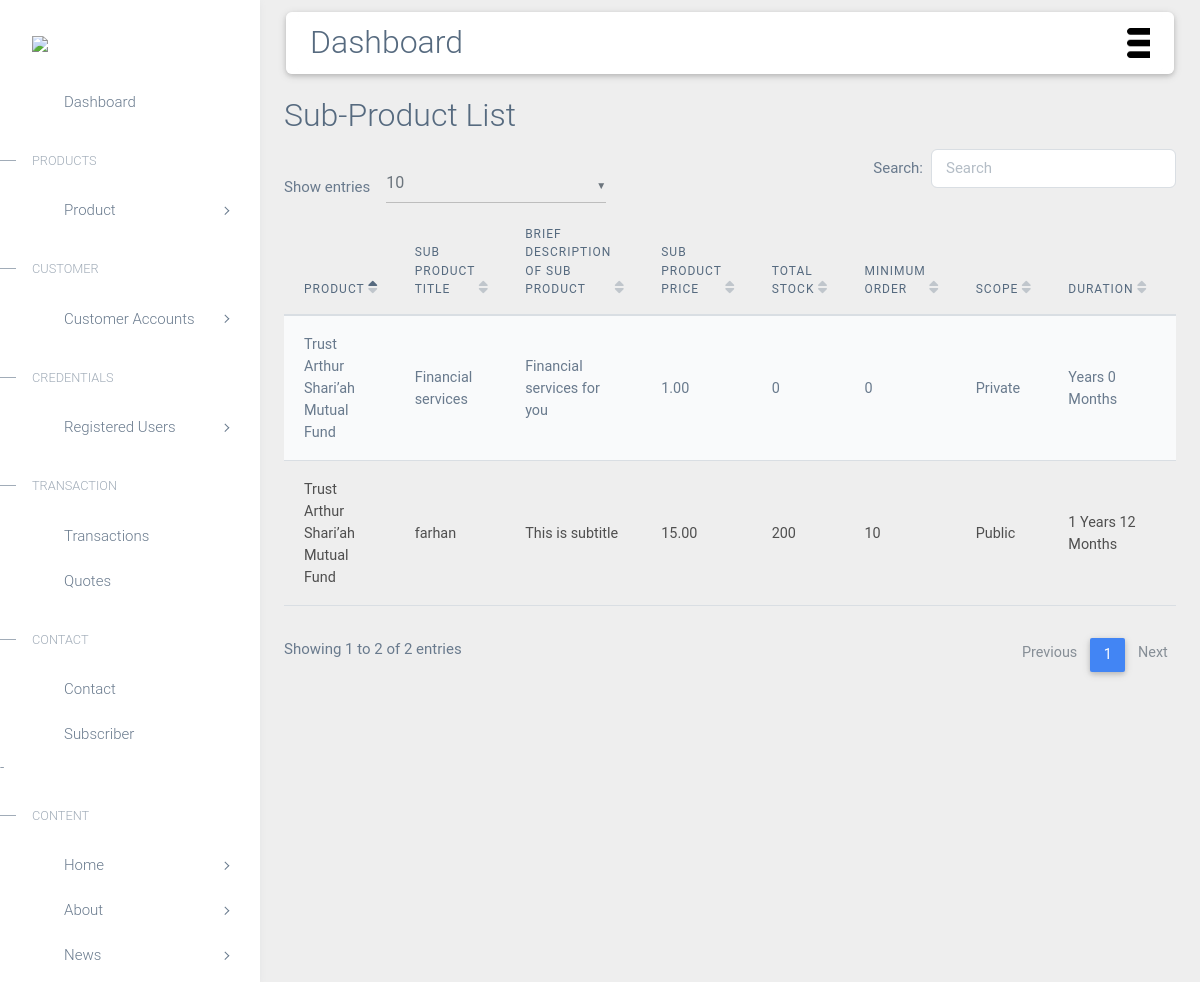
The page /devadmin/subproductlist/ on the database as committed earlier.
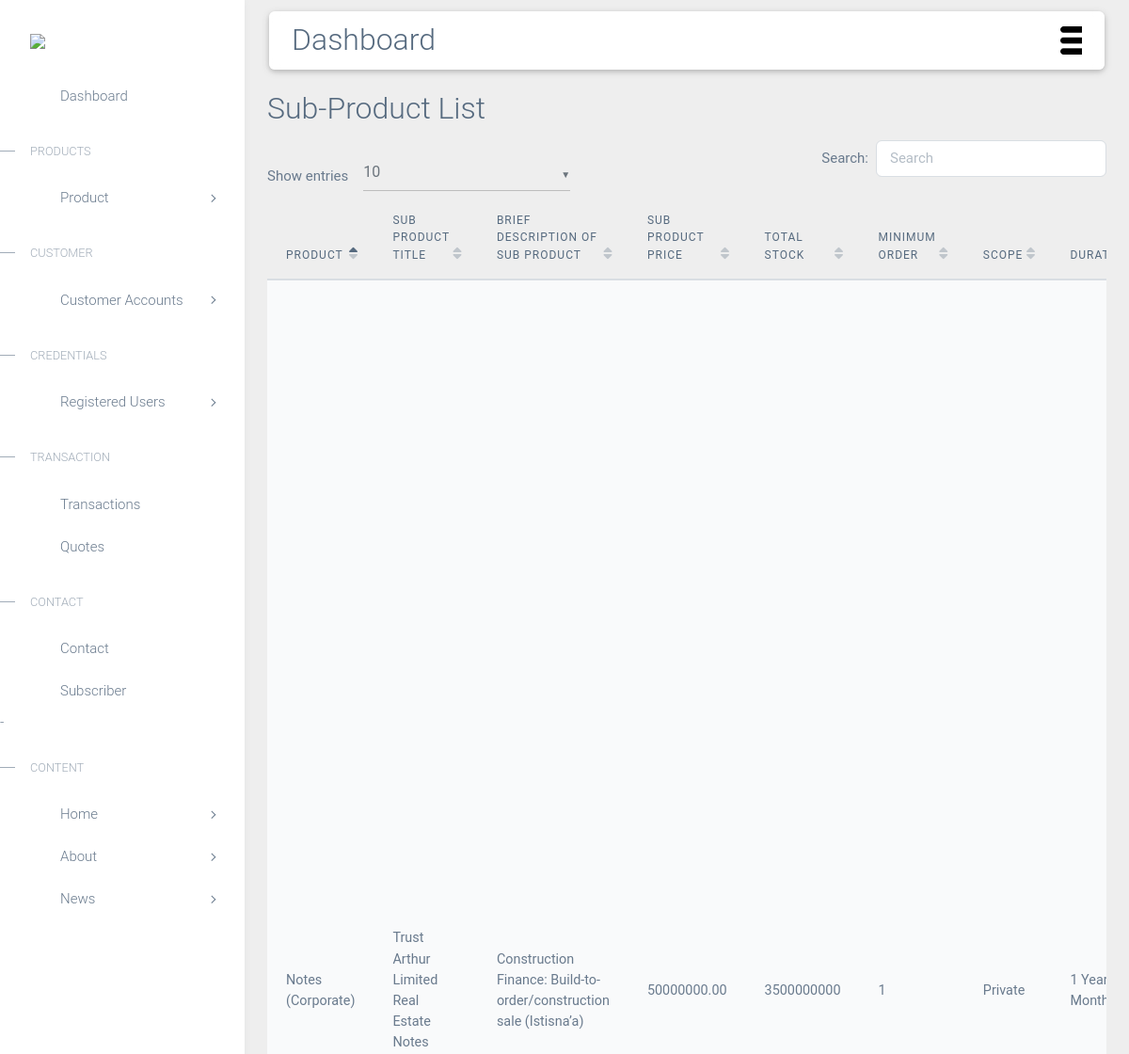
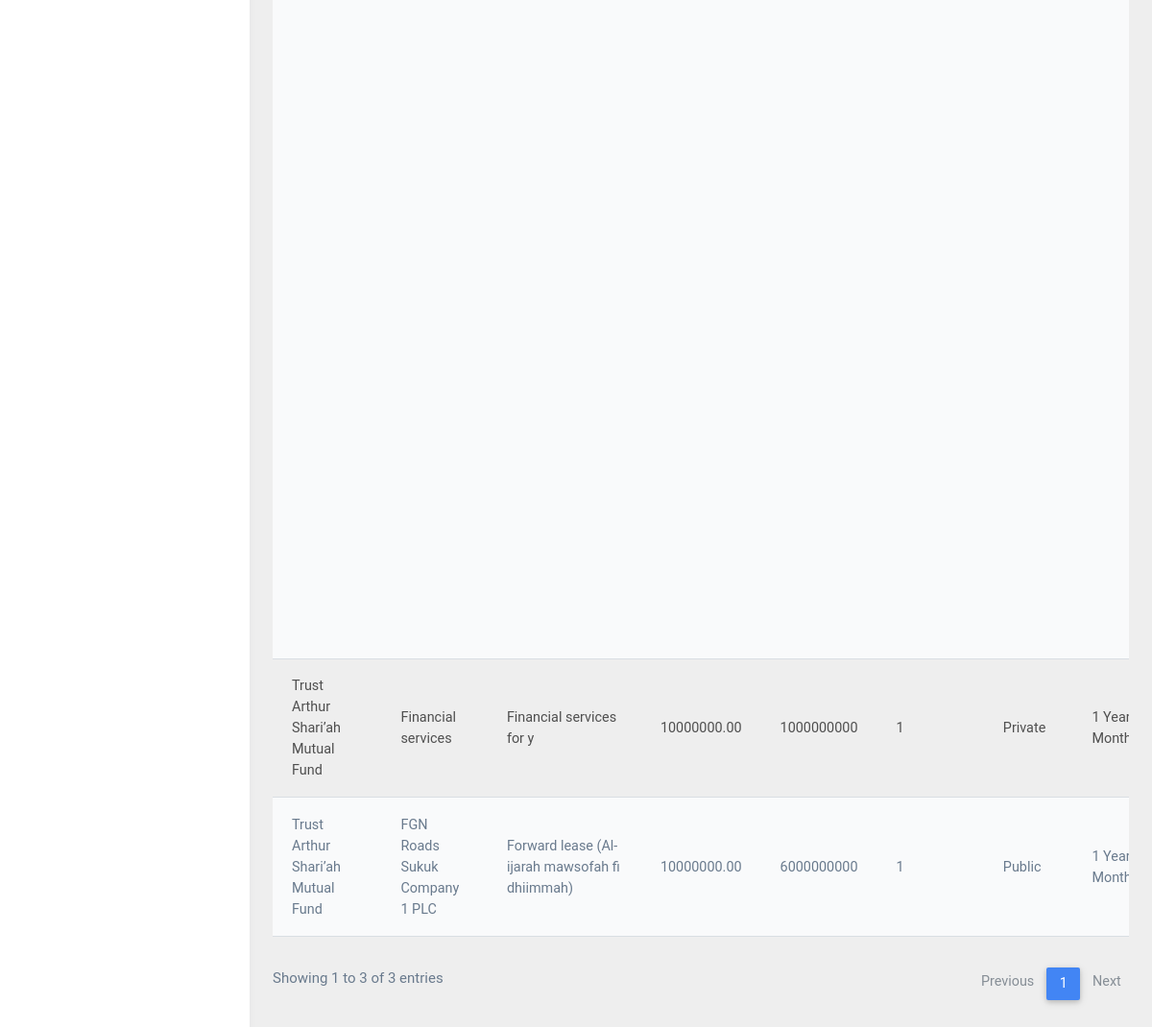
The same page on the database as committed later (2 pictures, top to bottom).
### accounts/models.py (models this page shows, shortened)
class SubProduct(models.Model):
 try:
    product = models.ForeignKey(Product, on_delete=models.CASCADE)
    sub_title = models.CharField(max_length=200)
    sub_title2 = models.CharField(max_length=200)
    duration_year = models.CharField(max_length=200,default='None')
    duration_month = models.CharField(max_length=200,default='None')
    selling_price = models.IntegerField()
    Principle = models.IntegerField()
    Rate = models.IntegerField()
    Date = models.DateField()
    benifits = models.TextField(default='None')
    plan_feature = models.TextField(default='None')
    sub_product_image = models.ImageField(upload_to='subproductpic')
    Total_S = models.FloatField(default='None')
    Minemun_O = models.FloatField(default='None')
    Scope =  models.TextField()
    Assign = models.CharField(max_length=200)
    def str(self):
        return str(self.id)
 except Exception as e:
    print(e)

class Product(models.Model):
    typeofuser = models.CharField(choices= CATEGORY_CHOICES, max_length=200)
    title = models.CharField(max_length=200)
    title2 = models.CharField(max_length=200)
    product_image = models.ImageField(upload_to='productpic')

### accounts/views.py (the view)
# urls.py: path('devadmin/subproductlist/', views.adminsubproductlist, name='adminsubproductlist'),
def adminsubproductlist(request):
    subproduct = SubProduct.objects.all()
    return render(request, 'devadmin/adminsubproductlist.html',{'subproduct':subproduct})

### accounts/templates/devadmin/adminsubproductlist.html (shortened to what this page needs)
{% extends 'devadmin/base.html' %}
{% load static %}
{% block main-content %}
<link rel="stylesheet" href="https://use.fontawesome.com/releases/v5.8.2/css/all.css">
<link rel="stylesheet" href="{% static 'devadmin/css/addons/mdb.min.css' %}" />
<link rel="stylesheet" href="{% static 'devadmin/css/addons/datatables.min.css' %}" />
<link rel="stylesheet" href="{% static 'devadmin/css/addons/datatables-select.min.css' %}" />
<div class="m-4"  >
    <h2 class=""> Sub-Product List</h2>
 <div  style="overflow-x:auto;">
   <table id="dtMaterialDesignExample" class="table table-striped">
     <thead>
        <tr>
            <th>Product</th>
            <th>Sub Product Title</th>
            <th>Brief Description of Sub product</th>
            <th>Sub Product Price</th>
            <th>Total Stock</th>
            <th>Minimum Order</th>
            <th>Scope</th>
            <th>Duration</th>
            <th>Benifits</th>
        </tr>
     </thead>
     <tbody>
        {% if subproduct %}
        {% for i in subproduct %}
        <tr>
            <td>{{i.product.title}}</td>
            <td>{{i.sub_title}}</td>
            <td>{{i.sub_title2}}</td>
            <td>{{i.selling_price|floatformat:2}}</td>
            <td>{{i.Total_S}}</td>
            <td>{{i.Minemun_O}}</td>
            <td>{{i.Scope}}</td>
            <td>{{i.duration_year}} Years {{i.duration_month}} Months</td>
            <td>{{i.benifits|linebreaks}}</td>
        </tr>
        {% endfor %}
        {% endif %}
     </tbody>
   </table>
 </div>
</div>
{% endblock main-content %}

Rows that differ between the two databases and show on the page:
removed SubProduct: product "Trust Arthur Shari’ah Mutual Fund", sub_title "Financial services", sub_title2 "Financial services for you", selling_price "1.00", Total_S "0", Minemun_O "0", Scope "Private", duration_month "0"
changed SubProduct: sub_title "farhan" → "Financial services"; sub_title2 "This is subtitle" → "Financial services for y"; selling_price "15.00" → "10000000.00"; Total_S "200" → "1000000000"; Minemun_O "10" → "1"; Scope "Public" → "Private"; duration_month "12" → (not shown)
added SubProduct: product "Trust Arthur Shari’ah Mutual Fund", sub_title "FGN Roads Sukuk Company 1 PLC", sub_title2 "Forward lease (Al-ijarah mawsofah fi dhiimmah)", selling_price "10000000.00", Total_S "6000000000", Minemun_O "1", Scope "Public", duration_year "1"
added SubProduct: product "Notes (Corporate)", sub_title "Trust Arthur Limited Real Estate Notes", sub_title2 "Construction Finance: Build-to-order/construction sale (Istisna’a)", selling_price "50000000.00", Total_S "3500000000", Minemun_O "1", Scope "Private", duration_year "1"
Other text that changed with them:
text written by a page script: "Show entries ▼ Search: Showing 1 to 2 of 2 entries Previous 1 Next" → "Show entries ▼ Search: Showing 1 to 3 of 3 entries Previous 1 Next"
